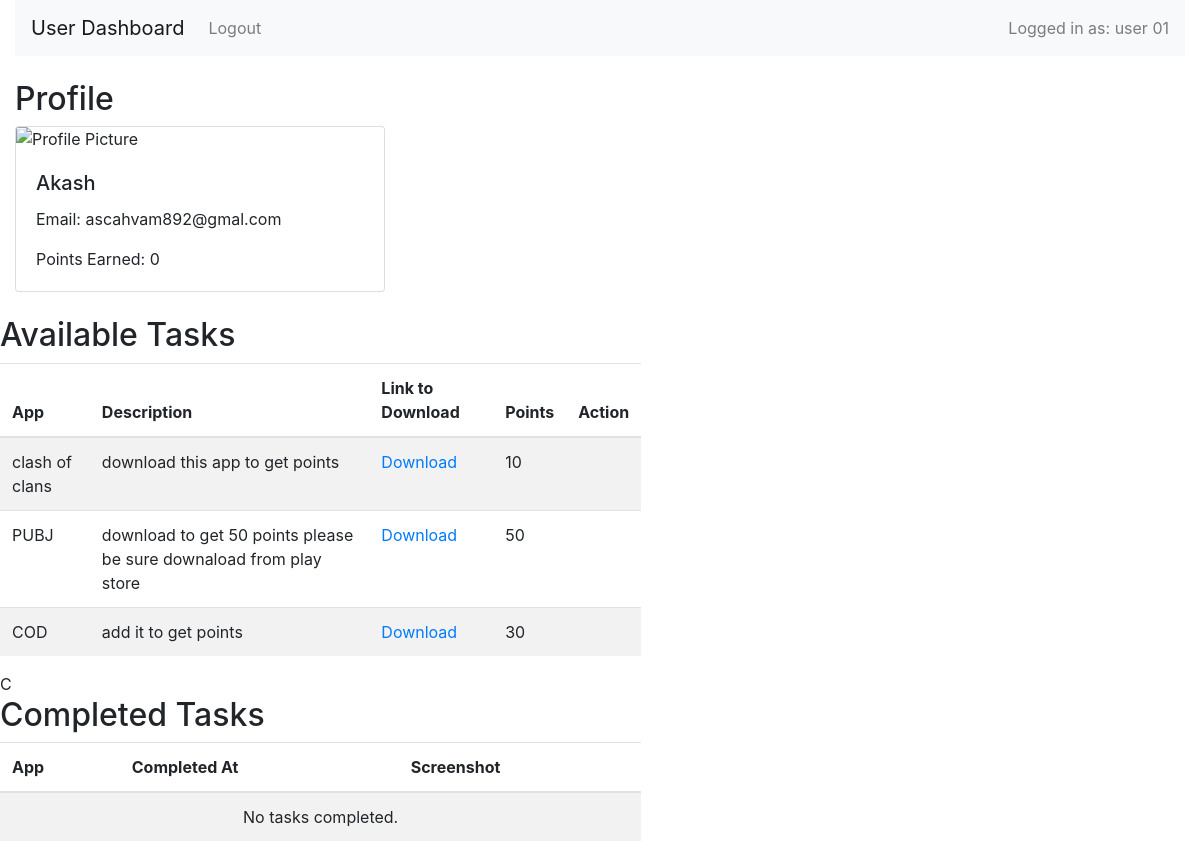
/user_dash/2, run on the app's committed database.
### admin_app/models.py (models this page shows, shortened)
class AdminTask(models.Model):
    user = models.ForeignKey(User, on_delete=models.CASCADE, related_name='admin_tasks')
    app_name = models.CharField(max_length=255)
    task_description = models.TextField()
    points = models.IntegerField(default=0)
    link = models.URLField(max_length=200)
    profile_picture = models.ImageField(upload_to='profile_pics/', null=True, blank=True)

### user_app/views.py (the view)
# urls.py: path('user_dash/<int:id>', user_view.user_dash_view, name='user_dash'),
def user_dash_view(request, id):
    points = 0
    app_name1 = None
    try:
        user_profile = UserProfile.objects.get(user_id=id)
        points = user_profile.points_earned
    except UserProfile.DoesNotExist:
        print("UserProfile not found for user_id:", id)
    except Exception as e:
        print(e)
    try:
        user_details = User.objects.get(id=id)
        task_done = UserTask.objects.filter(user_id=id)
        obj = models.AdminTask.objects.all()
        if task_done.exists():
            app_name1 = models.AdminTask.objects.get(id=task_done[0].admin_task_id)
    except models.AdminTask.DoesNotExist:
        print("AdminTask not found.")
    except User.DoesNotExist:
        print("User not found.")
    except Exception as e:
        print(e)
    return render(request, 'user_dashboard.html', {
        'available_tasks': obj,
        'user': user_details,
        'completed_task': task_done,
        'points_earned': points,
        'app_name': app_name1
    })

### user_app/templates/user_dashboard.html (shortened to what this page needs)
<!DOCTYPE html>
<html lang="en">
<head>
    <link rel="stylesheet" href="https://cdnjs.cloudflare.com/ajax/libs/dropzone/5.9.3/dropzone.min.css">
    <link rel="stylesheet" href="https://stackpath.bootstrapcdn.com/bootstrap/4.5.2/css/bootstrap.min.css">
    <link rel="stylesheet" href="https://cdnjs.cloudflare.com/ajax/libs/dropzone/5.9.3/dropzone.min.css">
</head>
<body>
    <body>
        <div class="container-fluid">
            <nav class="navbar navbar-expand-lg navbar-light bg-light">
                <a class="navbar-brand" href="#">User Dashboard</a>
                <div class="collapse navbar-collapse">
                    <ul class="navbar-nav mr-auto">
                        <li class="nav-item">
                            <a class="nav-link" href="{% url 'logout' %}">Logout</a>
                        </li>
                    </ul>
                    <ul class="navbar-nav ml-auto">
                        <li class="nav-item">
                            <span class="navbar-text">
                                Logged in as: {{ user.username }}
                            </span>
                        </li>
                    </ul>
                </div>
            </nav>
            <div class="row mt-4">
                <div class="col-md-4">
                    <h2>Profile</h2>
                    <div class="card">
                        <img src="#" class="card-img-top" alt="Profile Picture">
                        <div class="card-body">
                            <h5 class="card-title">{{ user.first_name }}</h5>
                            <p class="card-text">Email: {{ user.email }}</p>
                            <p class="card-text">Points Earned: {{ points_earned }}</p>
                        </div>
                    </div>
                </div>
        <div class="row mt-4">
            <div class="col-md-8">
                <h2>Available Tasks</h2>
                <table class="table table-striped">
                    <thead>
                        <tr>
                            <th>App</th>
                            <th>Description</th>
                            <th>Link to Download</th>
                            <th>Points</th>
                            <th>Action</th>
                        </tr>
                    </thead>
                    <tbody>
                        {% for task in available_tasks %}
                        <tr>
                            <td>{{ task.app_name }}</td>
                            <td>{{ task.task_description }}</td>
                            <td><a href="{{ task.link }}" target="_blank">Download</a></td>
                            <td>{{ task.points }}</td>
                            <td>
                            </td>
                        </tr>
                        {% empty %}
                        <tr>
                            <td colspan="5" class="text-center">No available tasks.</td>
                        </tr>
                        {% endfor %}
                    </tbody>
                </table>
                 C<h2>Completed Tasks</h2>
                <table class="table table-striped">
                    <thead>
                        <tr>
                            <th>App</th>
                            <th>Completed At</th>
                            <th>Screenshot</th>
                        </tr>
                    </thead>
                    <tbody>
                        {% for done_task in completed_task  %}
                        <tr>
                            <td>{{ app_name }}</td>
                            <td>{{ done_task.completed_at }}</td>
                            <td>
                                {% if done_task.screenshot %}
                                <a href=# target="_blank">View Screenshot</a>
                                {% else %}
                                No Screenshot
                                {% endif %}
                            </td>
                        </tr>
                        {% empty %}
                        <tr>
                            <td colspan="3" class="text-center">No tasks completed.</td>
                        </tr>
                        {% endfor %}
                    </tbody>
                </table>
            </div>
        </div>
    </div>
</body>
</html>

### data on the page
AdminTask: app_name "clash of clans", task_description "download this app to get points", points "10"
AdminTask: app_name "PUBJ", task_description "download to get 50 points please be sure downaload from play store", points "50"
AdminTask: app_name "COD", task_description "add it to get points", points "30"

### other printed values
{{ user.username }} "user 01"
{{ user.first_name }} "Akash"
{{ user.email }} "ascahvam892@gmal.com"
{{ points_earned }} "0"
